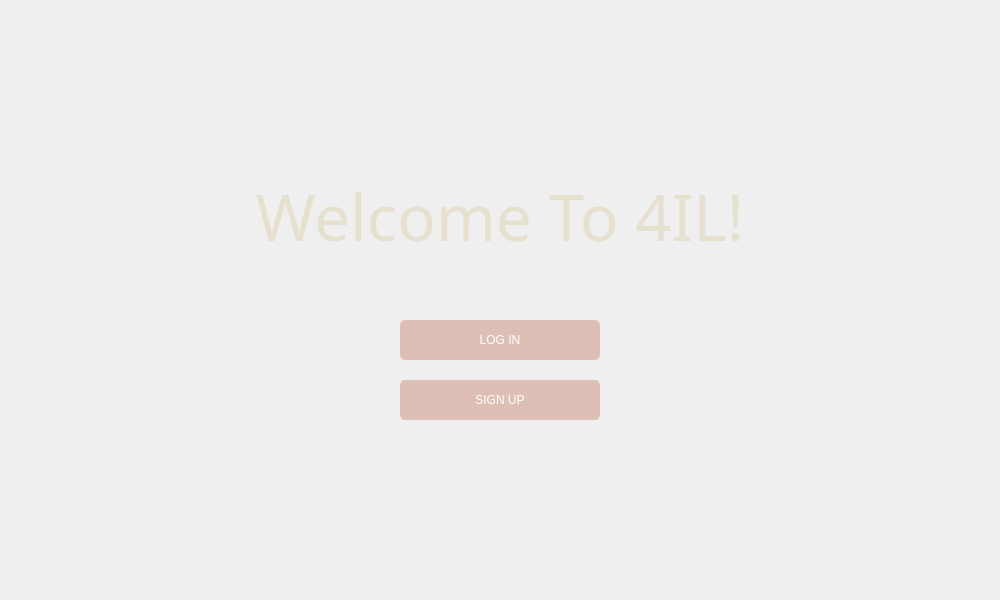
<?xml version="1.0" encoding="UTF-8"?>
<ui version="4.0">
 <class>Dialog</class>
 <widget class="QDialog" name="Dialog">
  <property name="geometry">
   <rect>
    <x>0</x>
    <y>0</y>
    <width>1000</width>
    <height>600</height>
   </rect>
  </property>
  <property name="windowTitle">
   <string>Dialog</string>
  </property>
  <widget class="QWidget" name="bgwidget" native="true">
   <property name="geometry">
    <rect>
     <x>0</x>
     <y>0</y>
     <width>1000</width>
     <height>600</height>
    </rect>
   </property>
   <property name="font">
    <font>
     <underline>false</underline>
    </font>
   </property>
   <property name="styleSheet">
    <string notr="true"/>
   </property>
   <widget class="QLabel" name="welcomelabel">
    <property name="geometry">
     <rect>
      <x>230</x>
      <y>180</y>
      <width>540</width>
      <height>71</height>
     </rect>
    </property>
    <property name="font">
     <font>
      <family>Century Gothic</family>
      <pointsize>48</pointsize>
      <weight>50</weight>
      <italic>false</italic>
      <bold>false</bold>
     </font>
    </property>
    <property name="styleSheet">
     <string notr="true">color: rgb(230, 224, 207);
font: 48pt &quot;Maiandra GD&quot;;
font: 48pt &quot;MV Boli&quot;;
font: 75 48pt &quot;Segoe Script&quot;;
font: 48pt &quot;Century Gothic&quot;;
</string>
    </property>
    <property name="text">
     <string>Welcome To 4IL!</string>
    </property>
    <property name="alignment">
     <set>Qt::AlignCenter</set>
    </property>
   </widget>
   <widget class="QPushButton" name="loginbutton">
    <property name="geometry">
     <rect>
      <x>400</x>
      <y>320</y>
      <width>200</width>
      <height>40</height>
     </rect>
    </property>
    <property name="mouseTracking">
     <bool>false</bool>
    </property>
    <property name="styleSheet">
     <string notr="true">QPushButton{
border-radius:5px;
color: rgb(255, 255, 255);
font: 16pt &quot;Century Gothic&quot;;
background-color: rgb(222, 191, 181);
}

QPushButton:hover{
background-color: #b5debf;
}
</string>
    </property>
    <property name="text">
     <string>LOG IN</string>
    </property>
   </widget>
   <widget class="QPushButton" name="signupbutton">
    <property name="geometry">
     <rect>
      <x>400</x>
      <y>380</y>
      <width>200</width>
      <height>40</height>
     </rect>
    </property>
    <property name="styleSheet">
     <string notr="true">QPushButton{
border-radius:5px;
color: rgb(255, 255, 255);
font: 16pt &quot;Century Gothic&quot;;
background-color: rgb(222, 191, 181);
}

QPushButton:hover{
background-color: #b5debf;
}
</string>
    </property>
    <property name="text">
     <string>SIGN UP</string>
    </property>
   </widget>
   <widget class="QLabel" name="backgroundlabel">
    <property name="geometry">
     <rect>
      <x>0</x>
      <y>0</y>
      <width>1000</width>
      <height>600</height>
     </rect>
    </property>
    <property name="text">
     <string/>
    </property>
    <property name="pixmap">
     <pixmap>../pictures/background.png</pixmap>
    </property>
   </widget>
   <zorder>backgroundlabel</zorder>
   <zorder>welcomelabel</zorder>
   <zorder>loginbutton</zorder>
   <zorder>signupbutton</zorder>
  </widget>
 </widget>
 <resources/>
 <connections/>
</ui>
